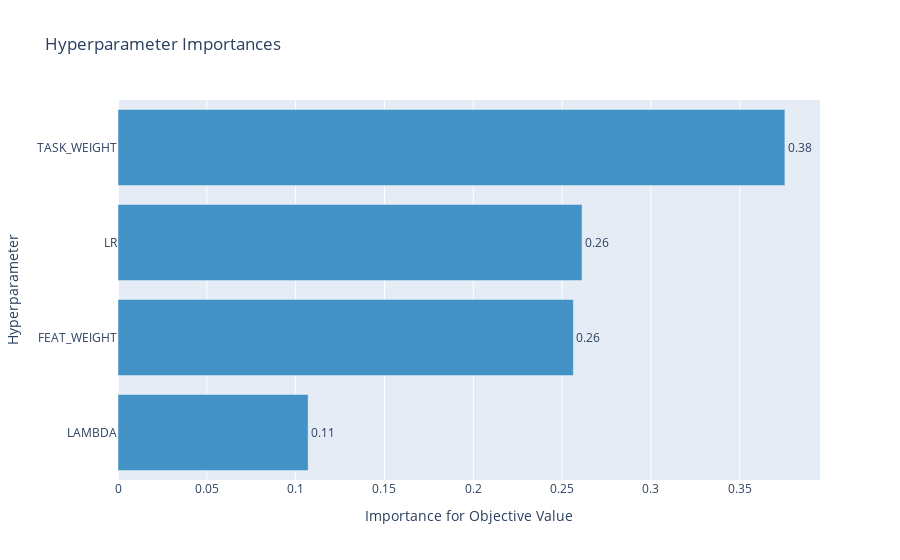

Notebook source saved alongside this figure:
### Code cell
fig = optuna.visualization.plot_param_importances(study)
fig.show()

### Figure 1 — Plotly figure (JSON) as saved in the notebook; plotly's stock layout.template omitted (floating-point values rounded to 4 significant figures)
{"data": [{"cliponaxis": false, "hovertemplate": ["LAMBDA (CategoricalDistribution): 0.10701309350352245<extra></extra>", "FEAT_WEIGHT (CategoricalDistribution): 0.25633627000871945<extra></extra>", "LR (CategoricalDistribution): 0.2612295817769792<extra></extra>", "TASK_WEIGHT (CategoricalDistribution): 0.3754210547107789<extra></extra>"], "marker": {"color": "rgb(66,146,198)"}, "orientation": "h", "text": ["0.10701309350352245", "0.25633627000871945", "0.2612295817769792", "0.3754210547107789"], "textposition": "outside", "texttemplate": "%{text:.2f}", "type": "bar", "x": [0.107, 0.2563, 0.2612, 0.3754], "y": ["LAMBDA", "FEAT_WEIGHT", "LR", "TASK_WEIGHT"]}], "layout": {"showlegend": false, "title": {"text": "Hyperparameter Importances"}, "xaxis": {"title": {"text": "Importance for Objective Value"}}, "yaxis": {"title": {"text": "Hyperparameter"}}}}
